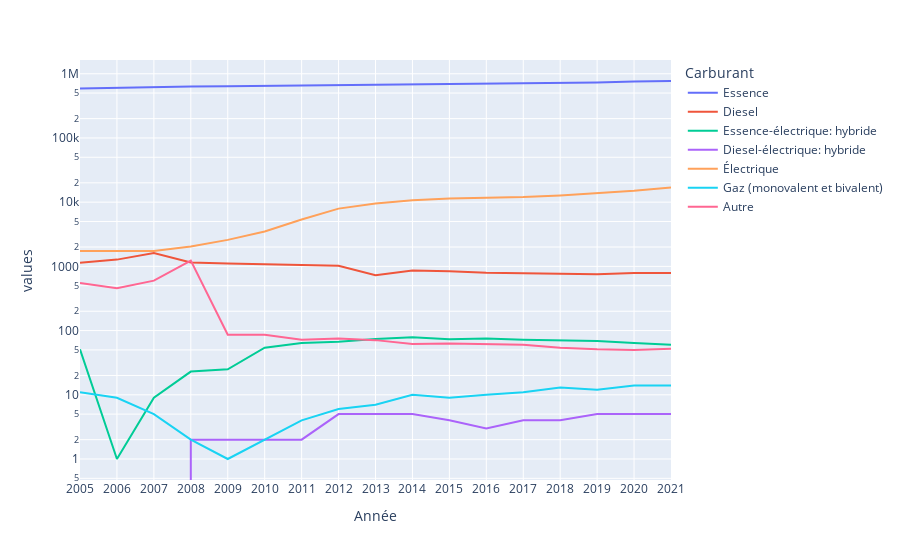

Source (notebook cell):
### Code cell
import plotly.express as px

fig = px.line(df, x="Année", y="values", color='Carburant')
fig.update_layout(yaxis_type="log")
plot.update_layout(
    xaxis=dict(
        rangeselector=dict(
            buttons=list([
                dict(count=1,
                    step="day",
                    stepmode="backward"),
            ])
        ),
        rangeslider=dict(
            visible=True
        ),
    )
)
fig.show()

### Figure 1 — Plotly figure (JSON) as saved in the notebook; plotly's stock layout.template omitted (floating-point values rounded to 4 significant figures)
{"data": [{"hovertemplate": "Carburant=Essence<br>Année=%{x}<br>values=%{y}<extra></extra>", "legendgroup": "Essence", "line": {"color": "#636efa", "dash": "solid"}, "marker": {"symbol": "circle"}, "mode": "lines", "name": "Essence", "orientation": "v", "showlegend": true, "type": "scatter", "x": ["2005", "2006", "2007", "2008", "2009", "2010", "2011", "2012", "2013", "2014", "2015", "2016", "2017", "2018", "2019", "2020", "2021"], "xaxis": "x", "y": [588376, 605189, 615196, 632082, 638966, 646481, 659298, 670718, 677582, 687524, 697612, 707703, 716194, 725731, 729843, 755597, 770926], "yaxis": "y"}, {"hovertemplate": "Carburant=Diesel<br>Année=%{x}<br>values=%{y}<extra></extra>", "legendgroup": "Diesel", "line": {"color": "#EF553B", "dash": "solid"}, "marker": {"symbol": "circle"}, "mode": "lines", "name": "Diesel", "orientation": "v", "showlegend": true, "type": "scatter", "x": ["2005", "2006", "2007", "2008", "2009", "2010", "2011", "2012", "2013", "2014", "2015", "2016", "2017", "2018", "2019", "2020", "2021"], "xaxis": "x", "y": [1139, 1274, 1614, 1154, 1112, 1084, 1064, 1021, 728, 864, 837, 797, 782, 760, 755, 791, 788], "yaxis": "y"}, {"hovertemplate": "Carburant=Essence-électrique: hybride<br>Année=%{x}<br>values=%{y}<extra></extra>", "legendgroup": "Essence-électrique: hybride", "line": {"color": "#00cc96", "dash": "solid"}, "marker": {"symbol": "circle"}, "mode": "lines", "name": "Essence-électrique: hybride", "orientation": "v", "showlegend": true, "type": "scatter", "x": ["2005", "2006", "2007", "2008", "2009", "2010", "2011", "2012", "2013", "2014", "2015", "2016", "2017", "2018", "2019", "2020", "2021"], "xaxis": "x", "y": [51, 1, 9, 23, 25, 54, 64, 67, 74, 79, 73, 75, 72, 70, 69, 64, 60], "yaxis": "y"}, {"hovertemplate": "Carburant=Diesel-électrique: hybride<br>Année=%{x}<br>values=%{y}<extra></extra>", "legendgroup": "Diesel-électrique: hybride", "line": {"color": "#ab63fa", "dash": "solid"}, "marker": {"symbol": "circle"}, "mode": "lines", "name": "Diesel-électrique: hybride", "orientation": "v", "showlegend": true, "type": "scatter", "x": ["2005", "2006", "2007", "2008", "2009", "2010", "2011", "2012", "2013", "2014", "2015", "2016", "2017", "2018", "2019", "2020", "2021"], "xaxis": "x", "y": [0, 0, 0, 2, 2, 2, 2, 5, 5, 5, 4, 3, 4, 4, 5, 5, 5], "yaxis": "y"}, {"hovertemplate": "Carburant=Électrique<br>Année=%{x}<br>values=%{y}<extra></extra>", "legendgroup": "Électrique", "line": {"color": "#FFA15A", "dash": "solid"}, "marker": {"symbol": "circle"}, "mode": "lines", "name": "Électrique", "orientation": "v", "showlegend": true, "type": "scatter", "x": ["2005", "2006", "2007", "2008", "2009", "2010", "2011", "2012", "2013", "2014", "2015", "2016", "2017", "2018", "2019", "2020", "2021"], "xaxis": "x", "y": [1736, 1729, 1742, 2047, 2585, 3493, 5366, 7930, 9523, 10675, 11424, 11732, 12026, 12712, 13807, 15065, 16955], "yaxis": "y"}, {"hovertemplate": "Carburant=Gaz (monovalent et bivalent)<br>Année=%{x}<br>values=%{y}<extra></extra>", "legendgroup": "Gaz (monovalent et bivalent)", "line": {"color": "#19d3f3", "dash": "solid"}, "marker": {"symbol": "circle"}, "mode": "lines", "name": "Gaz (monovalent et bivalent)", "orientation": "v", "showlegend": true, "type": "scatter", "x": ["2005", "2006", "2007", "2008", "2009", "2010", "2011", "2012", "2013", "2014", "2015", "2016", "2017", "2018", "2019", "2020", "2021"], "xaxis": "x", "y": [11, 9, 5, 2, 1, 2, 4, 6, 7, 10, 9, 10, 11, 13, 12, 14, 14], "yaxis": "y"}, {"hovertemplate": "Carburant=Autre<br>Année=%{x}<br>values=%{y}<extra></extra>", "legendgroup": "Autre", "line": {"color": "#FF6692", "dash": "solid"}, "marker": {"symbol": "circle"}, "mode": "lines", "name": "Autre", "orientation": "v", "showlegend": true, "type": "scatter", "x": ["2005", "2006", "2007", "2008", "2009", "2010", "2011", "2012", "2013", "2014", "2015", "2016", "2017", "2018", "2019", "2020", "2021"], "xaxis": "x", "y": [552, 458, 600, 1230, 86, 86, 72, 75, 71, 62, 63, 61, 60, 54, 51, 50, 52], "yaxis": "y"}], "layout": {"legend": {"title": {"text": "Carburant"}, "tracegroupgap": 0}, "margin": {"t": 60}, "xaxis": {"anchor": "y", "domain": [0, 1], "title": {"text": "Année"}}, "yaxis": {"anchor": "x", "domain": [0, 1], "title": {"text": "values"}, "type": "log"}}}
